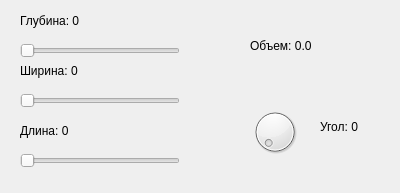
<?xml version="1.0" encoding="UTF-8"?>
<ui version="4.0">
 <class>Dialog</class>
 <widget class="QDialog" name="Dialog">
  <property name="geometry">
   <rect>
    <x>0</x>
    <y>0</y>
    <width>400</width>
    <height>193</height>
   </rect>
  </property>
  <property name="windowTitle">
   <string>Dialog</string>
  </property>
  <widget class="QLabel" name="lb1">
   <property name="geometry">
    <rect>
     <x>20</x>
     <y>10</y>
     <width>131</width>
     <height>21</height>
    </rect>
   </property>
   <property name="text">
    <string>Глубина: 0</string>
   </property>
  </widget>
  <widget class="QSlider" name="sld1">
   <property name="geometry">
    <rect>
     <x>20</x>
     <y>40</y>
     <width>160</width>
     <height>22</height>
    </rect>
   </property>
   <property name="orientation">
    <enum>Qt::Horizontal</enum>
   </property>
  </widget>
  <widget class="QSlider" name="sld2">
   <property name="geometry">
    <rect>
     <x>20</x>
     <y>90</y>
     <width>160</width>
     <height>22</height>
    </rect>
   </property>
   <property name="orientation">
    <enum>Qt::Horizontal</enum>
   </property>
  </widget>
  <widget class="QSlider" name="sld3">
   <property name="geometry">
    <rect>
     <x>20</x>
     <y>150</y>
     <width>160</width>
     <height>22</height>
    </rect>
   </property>
   <property name="orientation">
    <enum>Qt::Horizontal</enum>
   </property>
  </widget>
  <widget class="QLabel" name="lb2">
   <property name="geometry">
    <rect>
     <x>20</x>
     <y>60</y>
     <width>131</width>
     <height>21</height>
    </rect>
   </property>
   <property name="text">
    <string>Ширина: 0</string>
   </property>
  </widget>
  <widget class="QLabel" name="lb3">
   <property name="geometry">
    <rect>
     <x>20</x>
     <y>120</y>
     <width>131</width>
     <height>21</height>
    </rect>
   </property>
   <property name="text">
    <string>Длина: 0</string>
   </property>
  </widget>
  <widget class="QLabel" name="lbl">
   <property name="geometry">
    <rect>
     <x>250</x>
     <y>30</y>
     <width>141</width>
     <height>31</height>
    </rect>
   </property>
   <property name="text">
    <string>Объем: 0.0 </string>
   </property>
  </widget>
  <widget class="QDial" name="dl1">
   <property name="geometry">
    <rect>
     <x>250</x>
     <y>100</y>
     <width>50</width>
     <height>64</height>
    </rect>
   </property>
  </widget>
  <widget class="QLabel" name="lb4">
   <property name="geometry">
    <rect>
     <x>320</x>
     <y>120</y>
     <width>47</width>
     <height>13</height>
    </rect>
   </property>
   <property name="text">
    <string>Угол: 0 </string>
   </property>
  </widget>
 </widget>
 <resources/>
 <connections/>
</ui>
